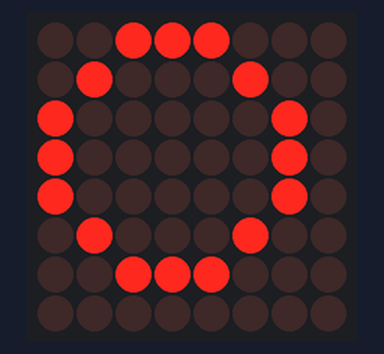
This sketch was run on a simulated Arduino Uno, built with avr-gcc and run on an emulated ATmega328P. Parts: 8×8 LED matrix.

Above: at 1.11 s.

The sketch:

_8x8_circle_animation.ino
```cpp
#include <Wire.h>
#include "Adafruit_LEDBackpack.h"
#include "Adafruit_GFX.h"

Adafruit_8x8matrix matrix = Adafruit_8x8matrix();

void setup() {
  matrix.begin(0x70);  // pass in the address
}

void loop() {
  // put your main code here, to run repeatedly:
  for (int i = 0; i < 4; i++) {
    matrix.clear();
    matrix.drawCircle(3, 3, i, LED_ON);
    matrix.writeDisplay();
    delay(32);
  }
}
```
